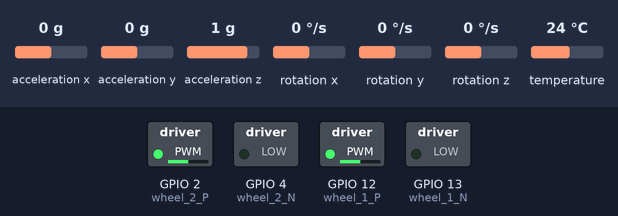
This program was run on a simulated ESP32. Parts: switched loads named in the program (green lamp = pin HIGH). The test bench sets the inputs (shaded band); at power-on: acceleration x 0 g, acceleration y 0 g, acceleration z 1 g, rotation x 0 °/s, rotation y 0 °/s, rotation z 0 °/s, temperature 24 °C. What the program prints to the serial monitor is not drawn.

Above: at 1.3 s.
1.4 s: acceleration x set to -1.4 g
At 1.67 s:
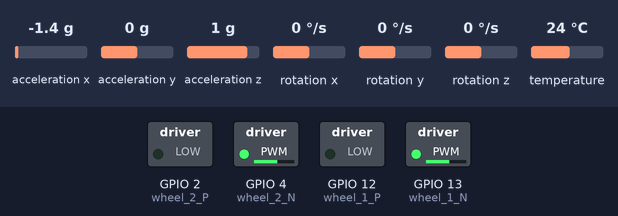
4.4 s: acceleration x set to 1.4 g
At 6.92 s:
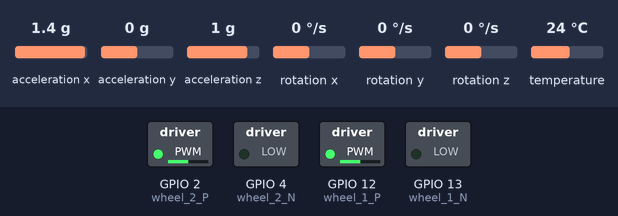
7.4 s: acceleration y set to -1.4 g
10.4 s: acceleration x set to -0.8 g
13.4 s: acceleration x set to 0.8 g
At 16.27 s:
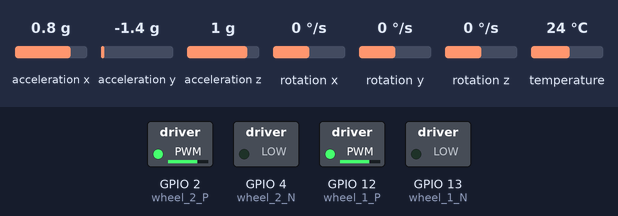
Timing chart, 0 to 20.4 s (numbered marks = the images above; inputs shaded):
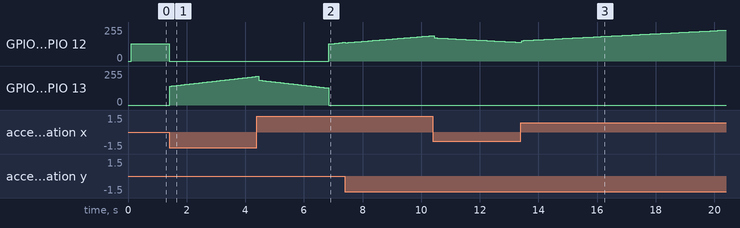

The program:

main.cpp
```cpp
#include <Arduino.h>
#include <WiFi.h>
#include <esp_now.h>
#include <Adafruit_MPU6050.h>
#include <Adafruit_Sensor.h>
#include <Wire.h>
#include <KalmanFilter.h>
#include <PID.h>

// SDA = 21;
// SCL = 22;

#define wheel_1_P 12
#define wheel_1_N 13
#define wheel_2_P 2
#define wheel_2_N 4

Adafruit_MPU6050 mpu;
float ax, ay, az, gx, gy, gz;
KalmanFilter kfPitch, kfRoll;
float yaw = 0;
bool flag = false;
uint8_t n = 0;
float kalPitch;
float kalRoll;

hw_timer_t *timer = NULL;
PID_Param pid;
esp_now_peer_info_t peerInfo;

// 发送结构体类型
typedef struct struct_message
{
  char command[32];
  int Integer;
  float float_value;
  bool bool_value;
} struct_message;

struct_message myData;

// 接收设备的 MAC 地址
uint8_t ControllerAddress[] = {0x78, 0x21, 0x84, 0x9A, 0x3C, 0x64};

void Interrupt_1ms(void)
{
  flag = true;
}

void Init_motor_control();
void motor(int wheel_1_value,int wheel_2_value);
void angle_update();
void ESP_NOW_init();
void OnDataSent(const uint8_t *mac_addr, esp_now_send_status_t status);

void setup(void)
{
  Serial.begin(115200);
  while (!Serial)
  delay(10);
  Serial.println("Adafruit MPU6050 test!");

  ESP_NOW_init();

  // Try to initialize!
  if (!mpu.begin())
  {
    Serial.println("Failed to find MPU6050 chip");
    while(1)
    {
      delay(10);
    }
  }
  Serial.println("MPU6050 Found!");

  mpu.setAccelerometerRange(MPU6050_RANGE_8_G);
  mpu.setGyroRange(MPU6050_RANGE_500_DEG);
  mpu.setFilterBandwidth(MPU6050_BAND_21_HZ);

  delay(100);

  initKalman(kfPitch, 0.0025, 0.03);
  initKalman(kfRoll, 0.0025, 0.03);
  //定时器中断
  timer = timerBegin(0, 80, true);
  timerAttachInterrupt(timer, &Interrupt_1ms, true);
  timerAlarmWrite(timer, 1000, true);
  timerAlarmEnable(timer);

  Init_motor_control();
  PID_Init(&pid, 0.5, 0.005, 0, 255, -255);
}

void loop()
{
  if (flag)
  {
    flag = false;
    angle_update();
    PID_Calculate(&pid,kalPitch);
    //Serial.println(pid.output);
    motor(pid.output,pid.output);
    strcpy(myData.command, "report pid");
    myData.float_value = pid.output;

    // 发送数据
    esp_err_t result = esp_now_send(ControllerAddress, (uint8_t *) &myData, sizeof(myData));

    // 检查数据是否发送成功
    if (result == ESP_OK)
    {
      Serial.println("Sent with success");
    }
    else
    {
      Serial.println("Error sending the data");
    }
  }

}

void Init_motor_control()
{
  pinMode(wheel_1_P,OUTPUT);
  pinMode(wheel_1_N,OUTPUT);
  ledcSetup(0,20000,9);
  ledcAttachPin(wheel_1_P,0);
  ledcWrite(0,0);

  ledcSetup(2,20000,9);
  ledcAttachPin(wheel_1_N,2);
  ledcWrite(2,0);

  pinMode(wheel_2_P,OUTPUT);
  pinMode(wheel_2_N,OUTPUT);
  ledcSetup(4,20000,9);
  ledcAttachPin(wheel_2_P,4);
  ledcWrite(4,0);

  ledcSetup(6,20000,9);
  ledcAttachPin(wheel_2_N,6);
  ledcWrite(6,0);
}

//输入值-256-256，正的正转，负的反转
void motor(int wheel_1_value,int wheel_2_value)
{
  if (wheel_1_value >= 0)
  {
    ledcWrite(0,wheel_1_value+256);
    ledcWrite(2,0);
    // analogWrite(wheel_1_P,wheel_1_value);
    // analogWrite(wheel_1_N,0);
  }
  else
  {
    ledcWrite(0,0);
    ledcWrite(2,256-wheel_1_value);
    // analogWrite(wheel_1_P,0);
    // analogWrite(wheel_1_N,-wheel_1_value);
  }

  if (wheel_2_value >= 0)
  {
    ledcWrite(4,wheel_2_value+256);
    ledcWrite(6,0);
    // analogWrite(wheel_2_P,wheel_2_value);
    // analogWrite(wheel_2_N,0);
  }
  else
  {
    ledcWrite(4,0);
    ledcWrite(6,256-wheel_2_value);
    // analogWrite(wheel_2_P,0);
    // analogWrite(wheel_2_N,-wheel_2_value);
  }
}

void angle_update()
{
  n++;
  sensors_event_t a, g, temp;
  mpu.getEvent(&a, &g, &temp);
  float dt = 0.01;

  ax = a.acceleration.x;
  ay = a.acceleration.y;
  az = a.acceleration.z;
  gx = g.gyro.x;
  gy = g.gyro.y;
  gz = g.gyro.z;

  // 加速度角度估算
  float accPitch = atan2(-ax, sqrt(ay * ay + az * az)) * 180.0 / PI;
  float accRoll  = atan2(ay, az) * 180.0 / PI;


  float gyroX = gx* 180.0 / PI;
  float gyroY = gy* 180.0 / PI;
  float gyroZ = gz* 180.0 / PI;

  kalPitch = updateKalman(kfPitch, accPitch, gyroY, dt);
  kalRoll  = updateKalman(kfRoll, accRoll,  gyroX, dt);

  yaw += gyroZ * dt;
  if (n==100)
  {
    // Serial.print("Pitch: ");
    // Serial.print(kalPitch, 2);
    // Serial.print(" | Roll: ");
    // Serial.print(kalRoll, 2);
    // Serial.print(" | Yaw: ");
    // Serial.println(yaw, 2);
    n = 0;
  }
}

void ESP_NOW_init()
{
  // 初始化 ESP-NOW
  WiFi.mode(WIFI_STA);
  if (esp_now_init() != ESP_OK)
  {
    Serial.println("Error initializing ESP-NOW");
    return;
  }

  // 设置发送数据回调函数
  esp_now_register_send_cb(OnDataSent);
  memcpy(peerInfo.peer_addr, ControllerAddress, 6);
  peerInfo.channel = 0;
  peerInfo.encrypt = false;

  // 检查设备是否配对成功
  if (esp_now_add_peer(&peerInfo) != ESP_OK)
  {
    Serial.println("Failed to add peer");
    return;
  }

  strcpy(myData.command, "Default");
  myData.Integer = 0;
  myData.float_value = 0.0;
  myData.bool_value = false;
}

// 数据发送回调函数
void OnDataSent(const uint8_t *mac_addr, esp_now_send_status_t status)
{
  Serial.print("\r\nLast Packet Send Status:\t");
  Serial.println(status == ESP_NOW_SEND_SUCCESS ? "Delivery Success" : "Delivery Fail");
}
```

KalmanFilter.cpp
```cpp
#include<KalmanFilter.h>

void initKalman(KalmanFilter &kf, float q, float r)
{
  kf.angle = 0;
  kf.bias = 0;
  kf.P = 1;
  kf.Q_angle = q;
  kf.R_measure = r;
}

float updateKalman(KalmanFilter &kf, float newAngle, float newRate, float dt)
{
  // 预测
  kf.angle += dt * (newRate - kf.bias);
  kf.P += kf.Q_angle;

  // 计算卡尔曼增益
  float K = kf.P / (kf.P + kf.R_measure);

  // 更新
  kf.angle += K * (newAngle - kf.angle);
  kf.P *= (1 - K);

  return kf.angle;
}
```

KalmanFilter.h
```cpp
#ifndef _KALMAN_FILTER_H
#define _KALMAN_FILTER_H

struct KalmanFilter {
  float angle;       // 当前角度估计
  float bias;        // 当前偏差估计（未使用时可省）
  float P;           // 协方差
  float Q_angle;     // 过程噪声协方差
  float R_measure;   // 测量噪声协方差
};

void initKalman(KalmanFilter &kf, float q, float r);
float updateKalman(KalmanFilter &kf, float newAngle, float newRate, float dt);
#endif
```

PID.cpp
```cpp
#include <PID.h>

void PID_Init(PID_Param* pid, float Kp, float Ki, float Kd, float max_out, float min_out)
{
    pid->Kp = Kp;
    pid->Ki = Ki;
    pid->Kd = Kd;

    pid->err = 0;
    pid->err_last = 0;
    pid->integral = 0;
    pid->output = 0;

    pid->output_max = max_out;
    pid->output_min = min_out;
}


void PID_Calculate(PID_Param * pid, float measured)
{
    pid->measured = measured;
    pid->err = pid->target - pid->measured;
    pid->integral += pid->err;

    pid->output = pid->Kp * pid->err
            + pid->Ki * pid->integral
            + pid->Kd * (pid->err - pid->err_last);

    if (pid->output > pid->output_max) pid->output = pid->output_max;
    else if (pid->output < pid->output_min) pid->output = pid->output_min;

    pid->err_last = pid->err;
}
```

PID.h
```cpp
#ifndef _PID_H
#define _PID_H

typedef struct
{
    float Kp, Ki, Kd;
    float target;
    float measured;
    float err;
    float err_last;
    float integral;

    float output;
    float output_max;
    float output_min;
}PID_Param;

void PID_Init(PID_Param* pid, float Kp, float Ki, float Kd, float max_out, float min_out);
void PID_Calculate(PID_Param * pid, float measured);

#endif
```

Measured:
- after the input at 1.4 s, GPIO 2 (wheel_2_P), GPIO 12 (wheel_1_P): 128/255 → 0/255 at once; GPIO 4 (wheel_2_N), GPIO 13 (wheel_1_N): moves from 0/255 to 214/255 over 2.9 s, starting at once
- after the input at 4.4 s, GPIO 2 (wheel_2_P), GPIO 12 (wheel_1_P): moves from 0/255 to 140/255 over 0.52 s, starting after 2.4 s
- after the input at 13.4 s, GPIO 4 (wheel_2_N), GPIO 13 (wheel_1_N): stays 0/255 (without the input it goes to 128/255 after 1.2 s)
